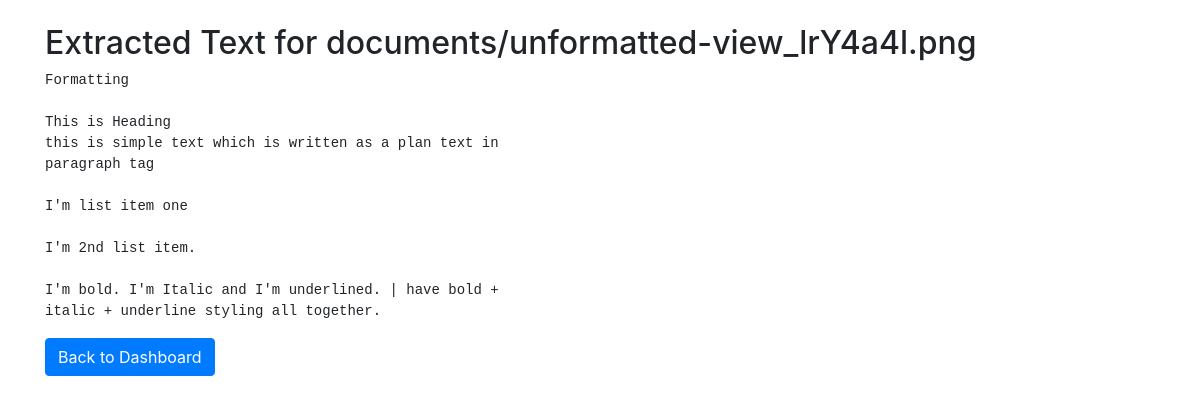
/extracted-text/5/ (signed in), run on the app's committed database.
### patientapp/models.py (models this page shows, shortened)
class UploadedDocument(models.Model):
    patient = models.ForeignKey(Patient, on_delete=models.CASCADE)  # Link to Patient model
    document = models.FileField(upload_to='documents/')  # Stores file path
    uploaded_at = models.DateTimeField(auto_now_add=True)  # Auto-save upload timestamp
    extracted_text = models.TextField(blank=True, null=True)  # To store OCR results
    report_date = models.DateField(blank=True, null=True)  # Optional field for report date

### patientapp/views.py (the view)
# urls.py: path('extracted-text/<int:document_id>/', views.view_extracted_text, name='view_extracted_text'),
@login_required
def view_extracted_text(request, document_id):
    document = get_object_or_404(UploadedDocument, id=document_id, patient=request.user.patient)
    return render(request, 'patientapp/extracted_text.html', {'document': document})

### patientapp/templates/patientapp/extracted_text.html (shortened to what this page needs)
{% load static %}
<!DOCTYPE html>
<html lang="en">
<head>
    <link rel="stylesheet" href="https://stackpath.bootstrapcdn.com/bootstrap/4.5.2/css/bootstrap.min.css">
</head>
<body>
<div class="container mt-4">
    <h2>Extracted Text for {{ document.document.name }}</h2>
    <pre>{{ document.extracted_text }}</pre>
    <a href="{% url 'patient_dashboard' %}" class="btn btn-primary">Back to Dashboard</a>
</div>
</body>
</html>

### data on the page
UploadedDocument: document.name "documents/unformatted-view_lrY4a4l.png", extracted_text "Formatting This is Heading this is simple text which is written as a plan text in paragraph tag I'm list item one I'm 2nd list item. I'm bold. I'm Italic and I'm underlined. | have bold + italic + underline styling all together."
